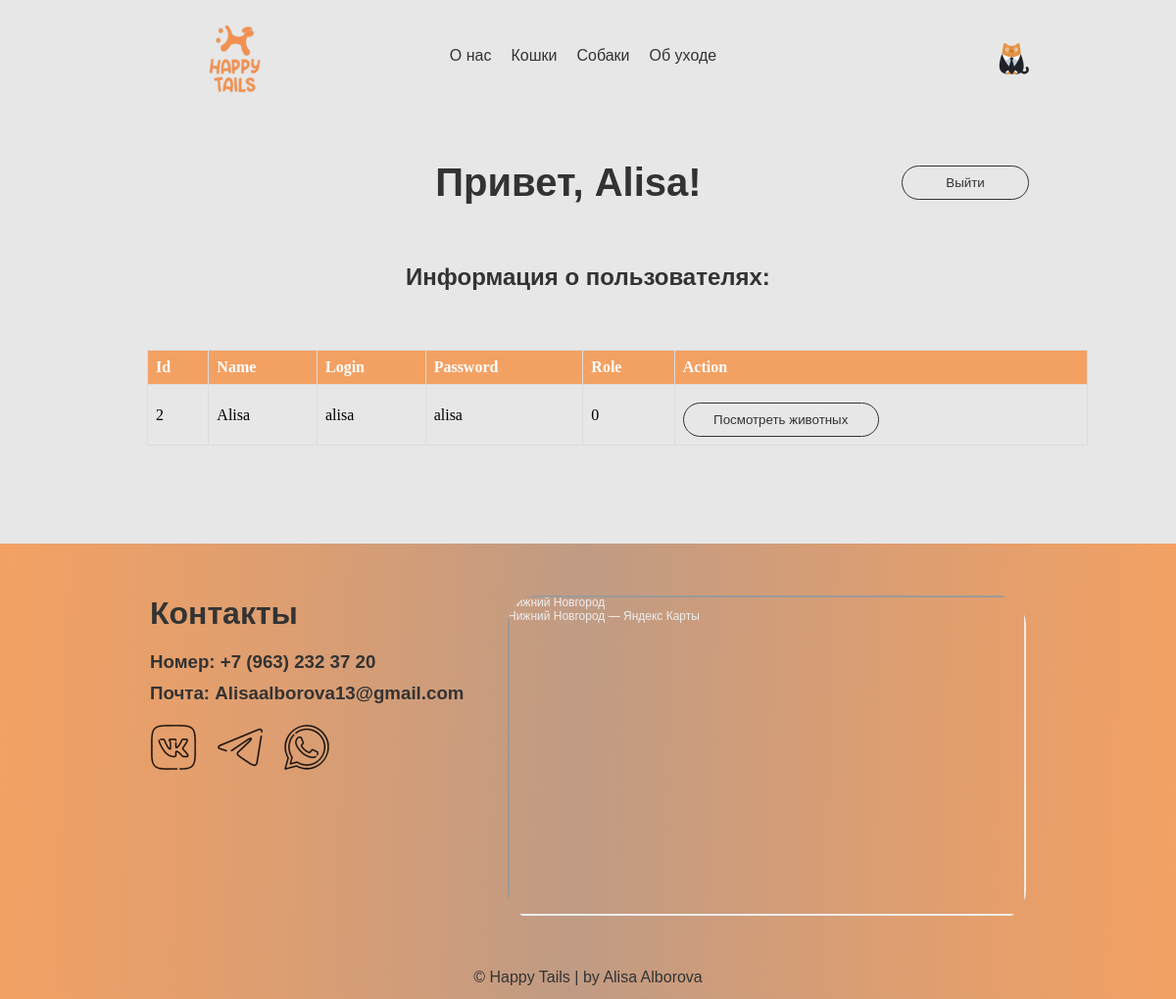
The page /admin_cabinet (signed in) on the database as committed earlier.
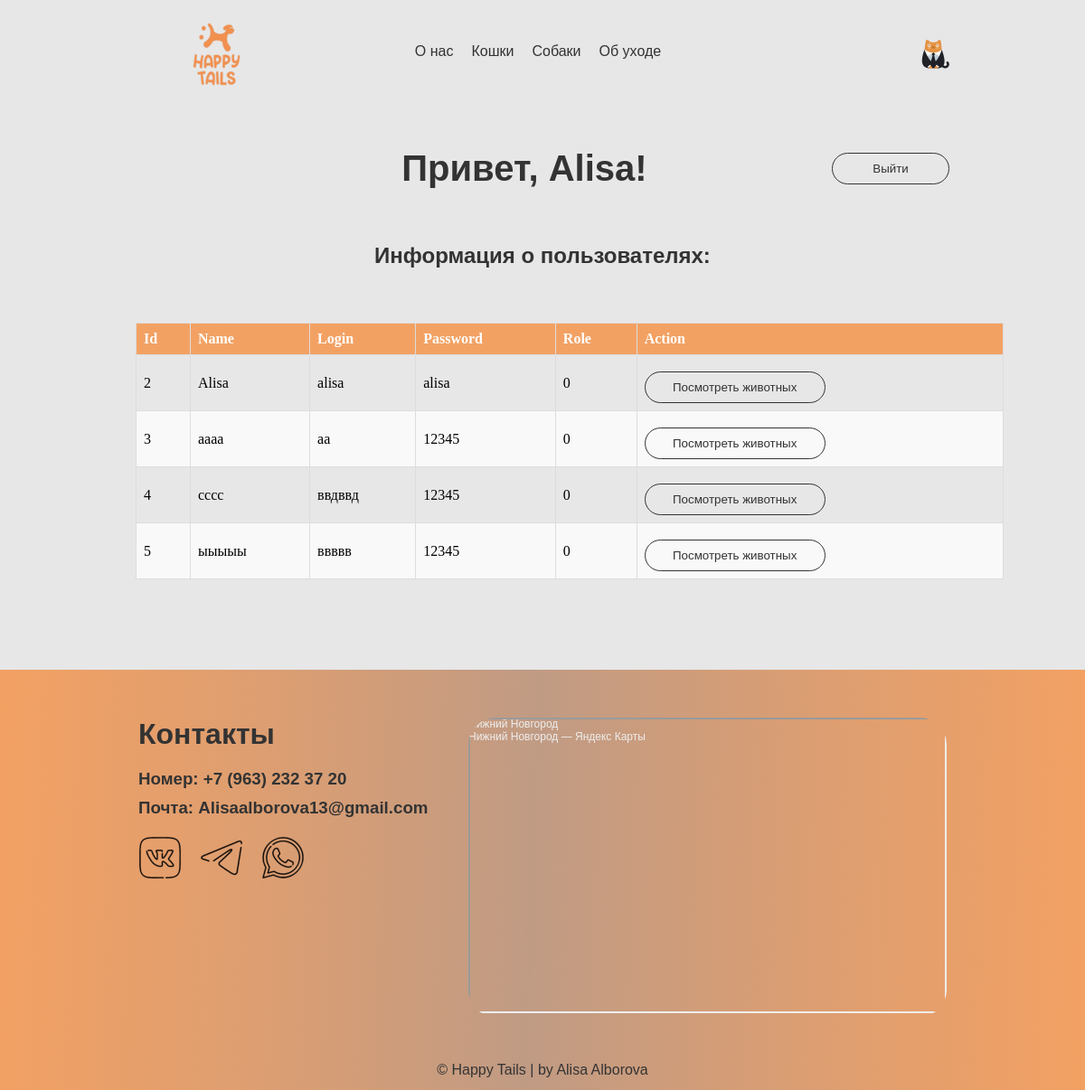
The same page on the database as committed later.
### models.py (models this page shows)
class Users(UserMixin, db.Model):
    id = db.Column(db.Integer, primary_key=True)
    name = db.Column(db.String(200), nullable=False)
    surname = db.Column(db.String(200), nullable=False)
    name2 = db.Column(db.String(200))
    number = db.Column(db.String(200), nullable=False)
    email = db.Column(db.String(200), nullable=False)
    login = db.Column(db.String(200), nullable=False)
    password = db.Column(db.String(200), nullable=False)
    role = db.Column(db.Integer, nullable=False)
    orders = db.relationship('Orders', backref='user', lazy=True)

### app.py (the view)
@app.route('/admin_cabinet')
@login_required
def admin_cabinet():
    all_orders = Orders.query.all()
    all_users = Users.query.filter_by(role=0).all()
    users_animals = {}
    for i in range(len(all_users)):
        id_user = all_users[i].id
        users_animals[str(id_user)] = ''
        for j in range(len(all_orders)):
            if all_orders[j].id_user == id_user:
                name_animal = Animals.query.filter_by(id=all_orders[j].id_animal).first()
                users_animals[str(id_user)] += name_animal.name + " "
    print(users_animals)
    return render_template('admin_cabinet.html', name=current_user.name, all_users=all_users,
                           users_animals=users_animals)

### app.py (called while the page is built)
@login_manager.user_loader
def load_user(user_id):
    return Users.query.get(int(user_id))

### templates/admin_cabinet.html (shortened to what this page needs)
{% extends 'base.html' %}
{% block body %}
<div class="main">
    <div class="user_name">
        <h1 class="center">Привет, {{ name }}!</h1>
        <div class="user_button"><a href="/logout"><button>Выйти</button></a></div>
    </div>
    <div class="user_content">
        <h2 style="color: #333333;">Информация о пользователях:</h2>
    </div>
    <table>
        <thead>
            <tr>
                <th>Id</th>
                <th>Name</th>
                <th>Login</th>
                <th>Password</th>
                <th>Role</th>
                <th>Action</th>
            </tr>
        </thead>
        <tbody>
            {% for user in all_users %}
                <tr>
                    <td>{{ user.id }}</td>
                    <td>{{ user.name }}</td>
                    <td>{{ user.login }}</td>
                    <td>{{ user.password }}</td>
                    <td>{{ user.role }}</td>
                    <td>
                        <a href="#" onclick="showSubscriptionDetails('{{ users_animals[user.id|string] }}')">
                            <button class="one_cat_but" style="margin-left:0; margin-right:0; width: 200px;">Посмотреть животных</button>
                        </a>
                    </td>
                </tr>
            {% endfor %}
        </tbody>
    </table>
</div>
{% endblock %}

### templates/base.html (shortened to what this page needs)
<!doctype html>
<html lang="ru">
<head>
    <link rel="stylesheet" href="../static/style.css">
</head>
<body>
    <header class="header">
        <div class="line">
            <div class="logo">
                <a href="/">
                    <img src="../static/images/as4.png" alt="aaa">
                </a>
            </div>
            <div class="bar" >
                <a href="/about">О нас</a>
                <a href="/cats">Кошки</a>
                <a href="/dogs">Собаки</a>
                <a href="/care">Об уходе</a>
            </div>
            <div class="singin">
                {% if current_user.is_authenticated %}
                    {% if current_user.role == 0 %}
                        <a href="/user_cabinet"><img src="../static/images/cathome.png" alt=""></a>
                    {% else %}
                        <a href="/admin_cabinet"><img src="../static/images/cathome.png" alt=""></a>
                    {% endif %}
                {% else %}
                <a href="/login"><button>Войти</button></a>
                {% endif %}
            </div>
        </div>
    </header>
    {% block body %}{% endblock %}
    <footer class="footer">
        <div class="content">
            <div class="info">
                <h1>Контакты</h1>
                <h3>Номер: +7 (963) 232 37 20</h3>
                <h3>Почта: Alisaalborova13@gmail.com</h3>
                <div class="ico">
                    <img src="../static/images/vk.png" alt="a">
                    <img src="../static/images/tg.png" alt="a">
                    <img src="../static/images/ws.png" alt="a">
                </div>
            </div>
            <div class="maps">
                <div class="maps_map" style="position:relative;overflow:hidden;">
                    <a href="https://yandex.ru/maps/47/nizhny-novgorod/?utm_medium=mapframe&utm_source=maps" style="color:#eee;font-size:12px;position:absolute;top:0px;">Нижний Новгород</a>
                    <a href="https://yandex.ru/maps/geo/nizhniy_novgorod/53105078/?ll=44.006520%2C56.326799&utm_medium=mapframe&utm_source=maps&z=11" style="color:#eee;font-size:12px;position:absolute;top:14px;">Нижний Новгород — Яндекс Карты</a>
                    <iframe src="https://yandex.ru/map-widget/v1/?ll=44.006520%2C56.326799&mode=poi&poi%5Bpoint%5D=44.006506%2C56.326802&poi%5Buri%5D=ymapsbm1%3A%2F%2Fgeo%3Fdata%3DCgg1MzEwNTA3OBIr0KDQvtGB0YHQuNGPLCDQndC40LbQvdC40Lkg0J3QvtCy0LPQvtGA0L7QtCIKDa0GMEIVpE5hQg%2C%2C&z=11" width="529" height="327" frameborder="1" allowfullscreen="true" style="position:relative;"></iframe>
                </div>
            </div>
        </div>
        <div class="content_2">
            <p>© Happy Tails | by Alisa Alborova</p>
        </div>
    </footer>
</body>
</html>

### static/style.css (style rules this page uses)
* { margin: 0; padding: 0; box-sizing: border-box; }
a { text-decoration: none; color: #000; font-family: 'Montserrat', sans-serif; }
h1, h3, h2,p,button { font-family: 'Montserrat', sans-serif; color: #333333; }
body { background-color: #E7E7E7; height: 100%; width: 100%; max-width: 2000px; margin: 0; padding: 0; }
.header { width: 100%; }
.line { margin-left: 150px; margin-right: 150px; display: flex; align-items: center; padding-top: 10px; text-align: center; }
.logo { width: 20%; }
.logo img { cursor: pointer; }
.bar { margin-left: 10px; display: flex; width: 60%; justify-content: center; flex-wrap: wrap; }
.bar a { margin-right: 20px; margin-bottom: 10px; font-size: 16px; font-family: 'Montserrat', sans-serif; color: #333333; }
.singin { display: flex; width: 20%; justify-content: flex-end; }
.main { width: 100%; }
.one_cat_but { width: 130px; height: 35px; color: #333333; border: 1px solid #333333; border-radius: 20px; background-color: transparent; margin-top: 10px; margin-left: 20%; cursor: pointer; }
.user_name { display: flex; align-items: center; justify-content: space-between; margin-top: 50px; font-size: 20px; margin-left: 150px; margin-right: 150px; }
.user_button { margin-left: auto; }
.user_button button { width: 130px; height: 35px; color: #333333; border: 1px solid #333333; border-radius: 20px; background-color: transparent; cursor: pointer; display: block; }
.center { margin-left: 10%; flex: 1; text-align: center; color: #333333; }
.user_content { margin-top: 60px; margin-left: 150px; margin-right: 150px; margin-bottom: 60px; text-align: center; }
table { margin-left: 150px; margin-right: 150px; width: 80%; border-collapse: collapse; margin-top: 30px; margin-bottom: 100px; }
th, td { border: 1px solid #ddd; padding: 8px; text-align: left; }
th { background-color: rgba(243, 161, 99, 1); color: white; }
tr:nth-child(even) { background-color: #f9f9f9; }
.footer { padding-top: 50px; width: 100%; background-image: linear-gradient(92deg, rgba(243, 161, 99, 1) 0%, rgba(221, 158, 113, 1) 24%, rgba(192, 155, 132, 1) 49%, rgba(221, 158, 113, 1) 76%, rgba(243, 161, 99, 1) 100%); border-color: transparent; border-style: solid; padding-left: 150px; padding-right: 150px; }
.content { display: flex; }
.content_2 { margin-top: 50px; margin-bottom: 10px; width: 100%; display: flex; justify-content: center; color: #333333; }
.info { color: #333333; width: 100%; margin-bottom: 20px; }
.info h1 { margin-bottom: 20px; }
.info h3 { margin-bottom: 10px; }
.ico { margin-top: 20px; display: flex; }
.ico img { margin-right: 20px; cursor: pointer; }
.maps { width: 70%; }
.maps_map { border-radius: 30px; overflow: hidden; }

Rows that differ between the two databases and show on the page:
added Users: id "3", name "аааа", login "аа", password "12345", role "0"
added Users: id "4", name "сссс", login "ввдввд", password "12345", role "0"
added Users: id "5", name "ыыыыы", login "ввввв", password "12345", role "0"
